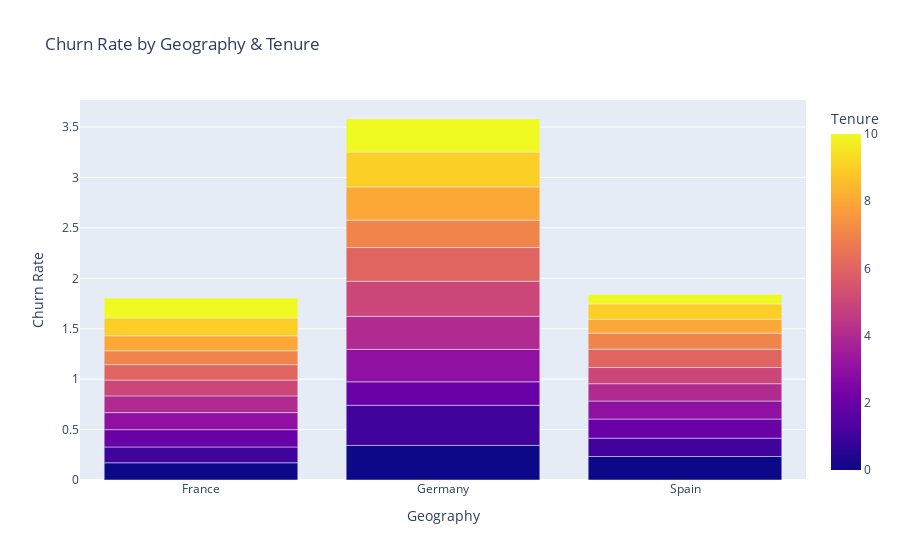

The code cell stored with this chart in its notebook:
### Code cell
# Calculate churn rate by geography and tenure
churn_rate_geo_tenure = df.groupby(['Geography', 'Tenure'])['Exited'].mean().reset_index()

# Create an interactive bar chart
fig = px.bar(churn_rate_geo_tenure, x='Geography', y='Exited', color='Tenure',
             title='Churn Rate by Geography & Tenure')
fig.update_layout(xaxis_title='Geography', yaxis_title='Churn Rate')
fig.show()

### Figure 1 — Plotly figure (JSON) as saved in the notebook; plotly's stock layout.template omitted (floating-point values rounded to 4 significant figures)
{"data": [{"alignmentgroup": "True", "hovertemplate": "Geography=%{x}<br>Exited=%{y}<br>Tenure=%{marker.color}<extra></extra>", "legendgroup": "", "marker": {"color": [0, 1, 2, 3, 4, 5, 6, 7, 8, 9, 10, 0, 1, 2, 3, 4, 5, 6, 7, 8, 9, 10, 0, 1, 2, 3, 4, 5, 6, 7, 8, 9, 10], "coloraxis": "coloraxis", "pattern": {"shape": ""}}, "name": "", "offsetgroup": "", "orientation": "v", "showlegend": false, "textposition": "auto", "type": "bar", "x": ["France", "France", "France", "France", "France", "France", "France", "France", "France", "France", "France", "Germany", "Germany", "Germany", "Germany", "Germany", "Germany", "Germany", "Germany", "Germany", "Germany", "Germany", "Spain", "Spain", "Spain", "Spain", "Spain", "Spain", "Spain", "Spain", "Spain", "Spain", "Spain"], "xaxis": "x", "y": [0.1707, 0.1569, 0.1714, 0.169, 0.166, 0.1567, 0.1531, 0.1377, 0.1484, 0.1766, 0.1975, 0.3429, 0.3977, 0.2327, 0.3218, 0.3276, 0.3475, 0.3348, 0.2711, 0.3295, 0.3457, 0.3281, 0.233, 0.1818, 0.1895, 0.179, 0.1714, 0.1604, 0.1814, 0.1594, 0.1385, 0.1517, 0.09244], "yaxis": "y"}], "layout": {"barmode": "relative", "coloraxis": {"colorbar": {"title": {"text": "Tenure"}}, "colorscale": [[0, "#0d0887"], [0.1111, "#46039f"], [0.2222, "#7201a8"], [0.3333, "#9c179e"], [0.4444, "#bd3786"], [0.5556, "#d8576b"], [0.6667, "#ed7953"], [0.7778, "#fb9f3a"], [0.8889, "#fdca26"], [1, "#f0f921"]]}, "legend": {"tracegroupgap": 0}, "title": {"text": "Churn Rate by Geography & Tenure"}, "xaxis": {"anchor": "y", "domain": [0, 1], "title": {"text": "Geography"}}, "yaxis": {"anchor": "x", "domain": [0, 1], "title": {"text": "Churn Rate"}}}}
